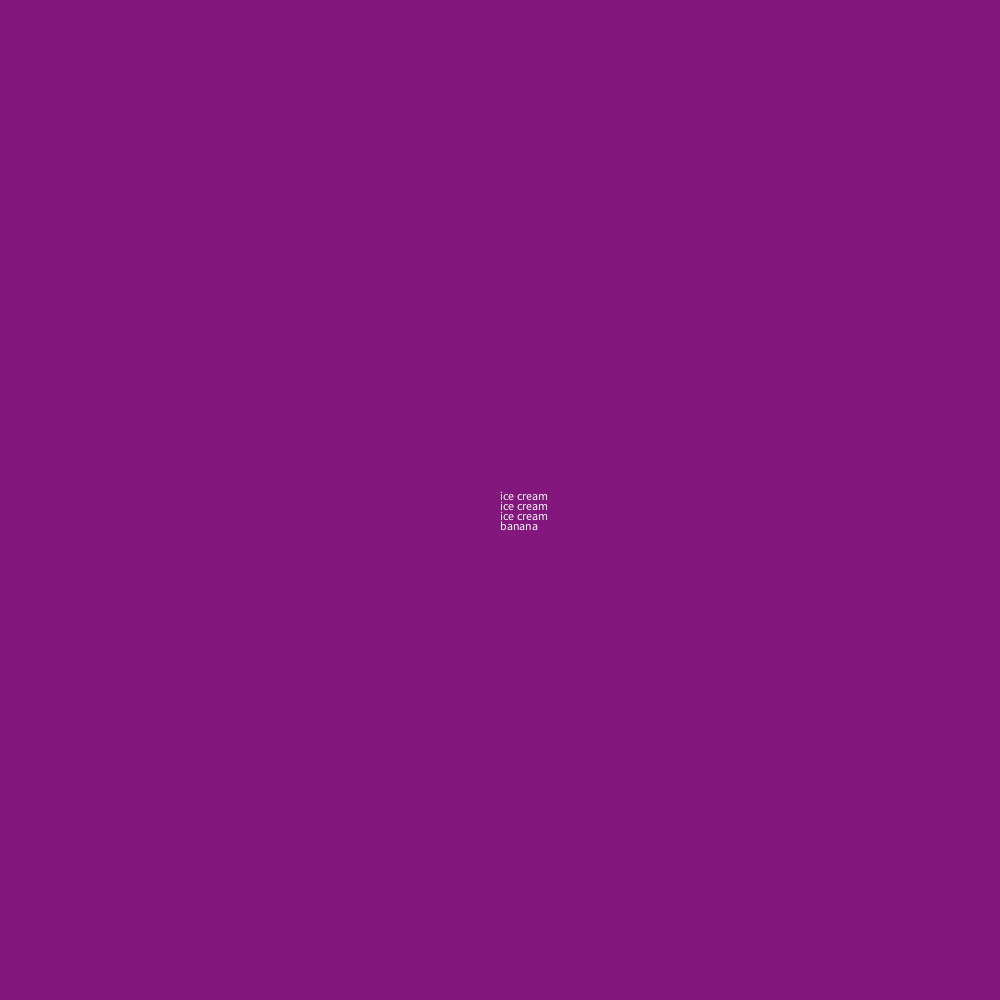
Frame 1 (no input)
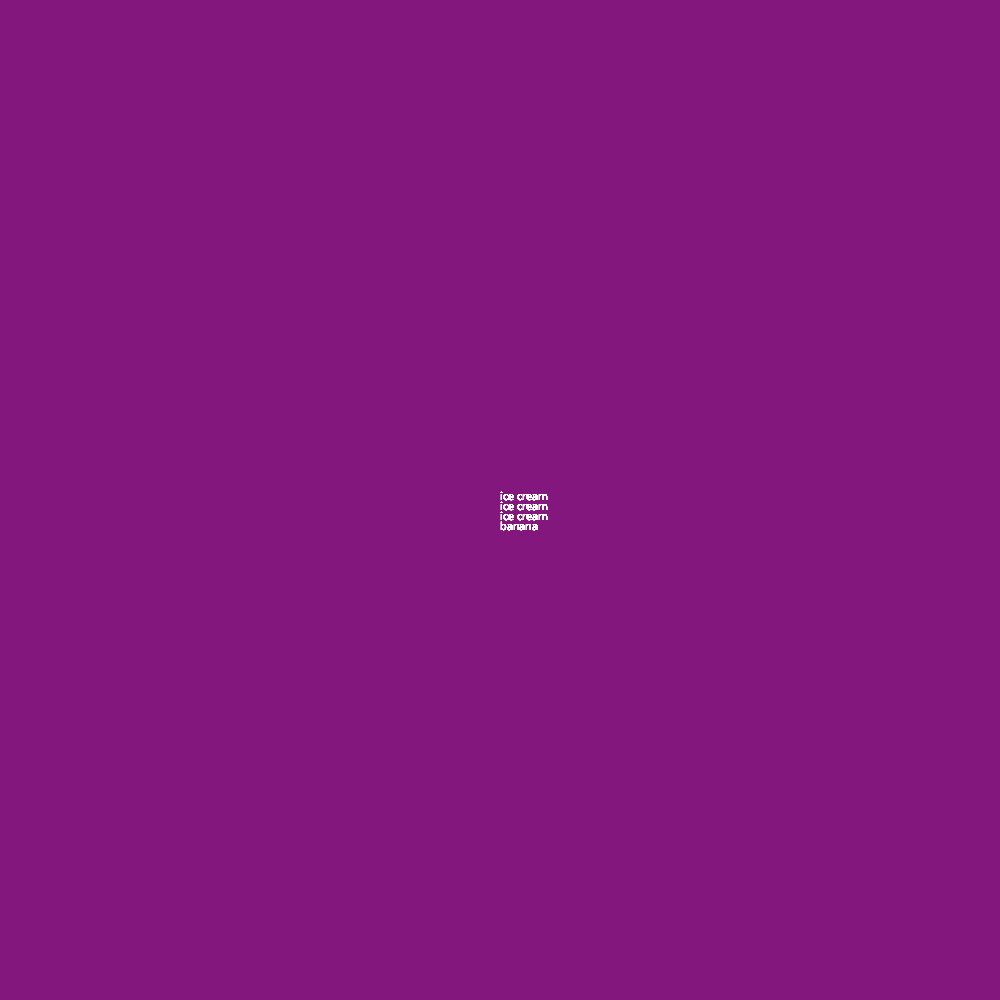
Frame 60 (the mouse pressed at the canvas centre just before this capture)
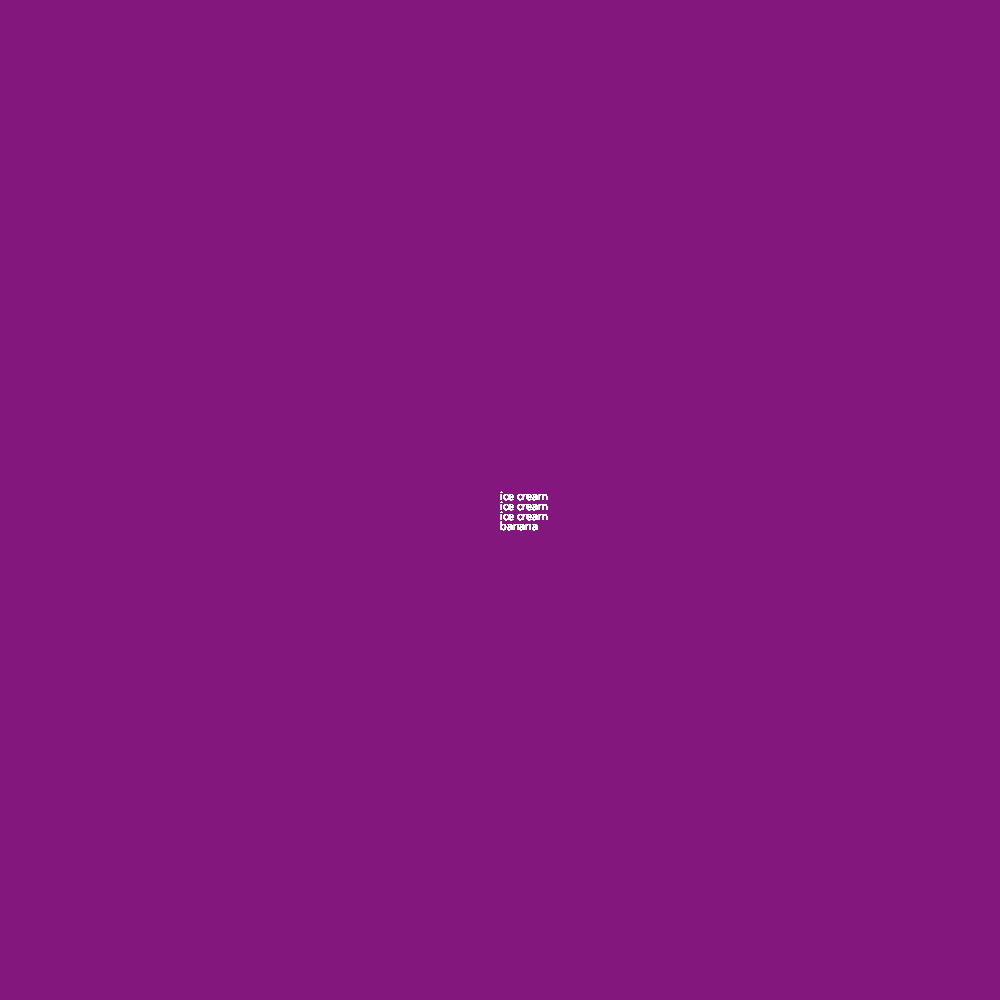
Frame 120 (the mouse held since frame 60 and released just before this capture)

The Processing sketch that drew these frames (run headless with seeded random() and noise(); from frame 60 on, the mouse is pressed at the canvas centre):

// Processing sketch: banana_split
// ── banana_split.pde

void setup(){
 background(#83177E);
  size(1000,1000);
}
void draw(){
  int y=500;
  for(int i=0; i<3;i++){
  text("ice cream", 500,y);
  y=y+10;
  }
  text("banana", 500,530);
} 
